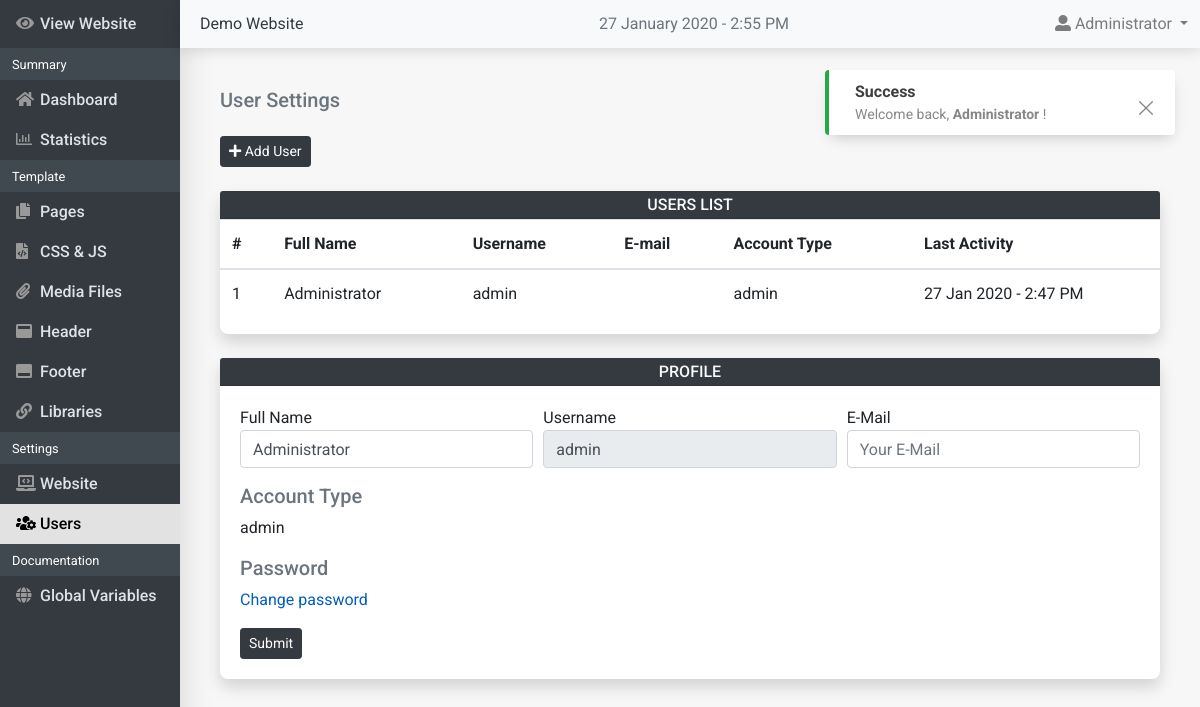
The page /cms-admin/user-settings (signed in) on the database its author committed.
### tables this page shows
CREATE TABLE `users` (
  `username` varchar(255) NOT NULL,
  `password` varchar(255) NOT NULL,
  `id` int(10) NOT NULL,
  `fullname` varchar(20) NOT NULL,
  `email` varchar(255) NOT NULL,
  `type` tinyint(4) NOT NULL,
  `last_activity` varchar(50) DEFAULT NULL
);

### cms-admin/engine/globals.php (called while the page is built, shortened)
<?php
$website_result = $conn->query("SELECT * FROM website WHERE id = 1");
if (LOGGED_IN) {
    $user_info_result = $conn->query("SELECT * FROM users WHERE id=".USER_ID);
    $user_info = $user_info_result->fetch_object();
}
?>

### cms-admin/engine/init.php (called while the page is built, shortened)
<?php
require_once 'database/db.php';
require 'globals.php';
require 'functions.php';
?>

### cms-admin/template/pages/user-settings.php (the view, shortened to what this page needs)
<?php
$users_query = $conn->query("SELECT * FROM users ORDER BY fullname");
$users_count = 1;
(USER_TYPE > 1) ? $user_type = 'admin' : $user_type = 'user';
?>
<h5 class="mb-4 text-secondary">
    User Settings
</h5>
<?php if (is_admin()) { ?>
<button data-toggle="modal" data-target="#add_user_modal" class="btn btn-dark btn-sm" type="button" name="add_page_submit">
    <i class="fas fa-plus"></i>
    Add User
</button>
<div class="card mt-4">
    <div class="card-header bg-dark text-light text-center p-1">
        <h6 class="m-0">USERS LIST</h6>
    </div>
    <div class="table-responsive">
        <table class="table table-hover text-nowrap">
            <thead>
                <tr>
                    <th>#</th>
                    <th>Full Name</th>
                    <th>Username</th>
                    <th>E-mail</th>
                    <th>Account Type</th>
                    <th style="width: 14em">Last Activity</th>
                    <th style="width: 10px"></th>
                </tr>
            </thead>
            <tbody>
            <?php
            if ($users_query->num_rows > 0) {
                while ($users_result = $users_query->fetch_object()) {
                $users_result->type > 1 ? $users_result->type = 'admin' : $users_result->type = 'user';
            ?>
                <tr>
                    <td><?php echo $users_count++ ?></td>
                    <td><?php echo $users_result->fullname; ?></td>
                    <td><?php echo $users_result->username; ?></td>
                    <td><?php echo $users_result->email; ?></td>
                    <td><?php echo $users_result->type; ?></td>
                    <td><?php echo $users_result->last_activity; ?></td>
                    <td class="text-center">
                    </td>
                </tr>
            <?php }} ?>
            </tbody>
        </table>
    </div>
</div>
<?php } ?>
<div class="card mt-4">
    <div class="card-header bg-dark text-light text-center p-1">
        <h6 class="m-0">PROFILE</h6>
    </div>
    <div class="card-body">
        <form action="" method="POST">
            <div class="form-row">
                <div class="form-group col-lg-4">
                    <label>Full Name</label>
                    <input class="form-control" name="user_fullname" placeholder="Your Full Name" value="<?php echo USER_FULLNAME ?>">
                </div>
                <div class="form-group col-lg-4">
                    <label>Username</label>
                    <input class="form-control" name="user_username" placeholder="Account Username" value="<?php echo USER_USERNAME ?>" readonly>
                </div>
                <div class="form-group col-lg-4">
                    <label>E-Mail</label>
                    <input type="email" class="form-control" name="user_email" placeholder="Your E-Mail" value="<?php echo USER_EMAIL ?>">
                </div>
            </div>
            <h5 class="text-muted">Account Type</h5>
            <p><?php echo $user_type ?></p>
            <h5 class="text-muted">Password</h5>
            <p><a href="" data-toggle="modal" data-target="#change_password_modal" class="">Change password</a></p>
            <button type="submit" class="btn btn-dark btn-sm" name="edit_user_info_submit">Submit</button>
        </form>
    </div>
</div>

### cms-admin/template/inc/navbar.php (shortened to what this page needs)
<nav class="navbar top-navbar navbar-expand fixed-top navbar-light bg-light p-1">
    <a class="website-title" href="./">
        <?php echo WEBSITE_TITLE; ?>
    </a>
    <div class="date_now"><?php echo date("j F Y - g:i A" ); ?></div>
    <ul class="navbar-nav ml-auto">
        <li class="nav-item dropdown">
            <a href="#" class="nav-link dropdown-toggle" data-toggle="dropdown" aria-haspopup="true" aria-expanded="false">
                <i class="fas fa-user-alt"></i>
                <span class="logged-user"><?php echo $user_info->fullname ?><span>
            </a>
        </li>
    </ul>
</nav>
<nav class="sidebar">
    <ul class="nav flex-column">
        <li class="view-website">
            <a class="nav-link" title="View Website" target="_blank" href="../">
                <i class="fas fa-eye feather"></i>
                <span>View Website</span>
            </a>
        </li>
        <li class="nav-category">
            <small class="m-2">Summary</small>
        </li>
        <li>
            <a class="nav-link" title="Dashboard" href="dashboard">
                <i class="fas fa-home feather"></i>
                <span>Dashboard</span>
            </a>
        </li>
        <li>
            <a class="nav-link" title="Statistics" href="statistics">
                <i class="far fa-chart-bar feather"></i>
                <span>Statistics</span>
            </a>
        </li>
        <li class="nav-category">
            <small class="m-2">Template</small>
        </li>
        <li>
            <a class="nav-link" title="Pages" href="pages">
                <i class="fas fa fa-copy feather"></i>
                <span>Pages</span>
            </a>
        </li>
        <li>
            <a class="nav-link" title="CSS & JS" href="css-js-files">
                <i class="fas fa-file-code feather"></i>
                <span>CSS & JS</span>
            </a>
        </li>
        <li>
            <a class="nav-link" title="Media files" href="media-files">
                <i class="fas fa-paperclip feather"></i>
                <span>Media Files</span>
            </a>
        </li>
        <li>
            <a class="nav-link" title="Header" href="header-edit">
                <i class="fas fa-window-maximize feather"></i>
                <span>Header</span>
            </a>
        </li>
        <li>
            <a class="nav-link" title="Footer" href="footer-edit">
                  <i class="fas fa-window-maximize fa-flip-vertical feather"></i>
                <span>Footer</span>
            </a>
        </li>
        <li>
            <a class="nav-link" title="CSS & JS Libraries" href="libraries">
                <i class="fas fa-link feather"></i>
                <span>Libraries</span>
            </a>
        </li>
        <li class="nav-category">
            <small class="m-2">Settings</small>
        </li>
        <li>
            <a class="nav-link" title="Website" href="website-settings">
                <i class="fas fa-laptop-code feather"></i>
                <span>Website</span>
            </a>
        </li>
        <li>
            <a class="nav-link" title="Users" href="user-settings">
                <i class="fas fa-users-cog feather"></i>
                <span>Users</span>
            </a>
        </li>
        <li class="nav-category">
            <small class="m-2">Documentation</small>
        </li>
        <li>
            <a class="nav-link" title="Global Variables" href="global-variables">
                <i class="fas fa-globe feather"></i>
                <span>Global Variables</span>
            </a>
        </li>
    </ul>
</nav>

### cms-admin/template/assets/css/style.css (style rules this page uses)
html { height: 100%; overflow: hidden; }
body { height: 100%; font-family: 'Roboto', sans-serif; margin: 0; overflow: hidden; }
label { margin: 0; }
a { color: #005dc1; }
.date_now { display: flex; justify-content: center; width: 100%; position: absolute; color: #6c757d; z-index: -1; }
.card { border-radius: .50rem !important; box-shadow: 0 .5rem 1rem rgba(0, 0, 0, .15) !important; border: 0 !important; }
.top-navbar { margin-left: 180px; box-shadow: 0 .1rem 1rem rgba(0,0,0,.15); transition: all 0.1s ease-out; }
.view-website { height: 48px; display: flex; align-items: center; }
.website-title { color: #343a40!important; text-decoration: none!important; margin-left: 1rem; }
.sidebar { position: fixed; top: 0; bottom: 0; left: 0; z-index: 100; box-shadow: 0 .5rem 2rem rgba(0, 0, 0, .15); max-width: 180px; width: 100%; background-color: #343a40; overflow-y: scroll; overflow-x: hidden; transition: all 0.1s ease-out; -webkit-overflow-scrolling: touch; }
.feather { width: 16px; height: 16px; }
.sidebar .nav-link { font-weight: 500; color: #dee2e6; }
.sidebar .nav-link .feather { margin-right: 4px; color: #999; }
.sidebar .nav-link.active { color: black; background-color: #e2e2e2; }
.sidebar .nav-link:hover .feather, .sidebar .nav-link.active .feather { color: inherit; }
.nav-category { background-color: #404850; color: #fff; padding: .25rem; }

### rows shown on the page
users: fullname "Administrator", username "admin", last_activity "27 Jan 2020 - 2:47 PM"

### other values the page prints
$type "Success"
$message "Welcome back, Administrator !"
WEBSITE_TITLE "Demo Website"
$user_type "admin"
